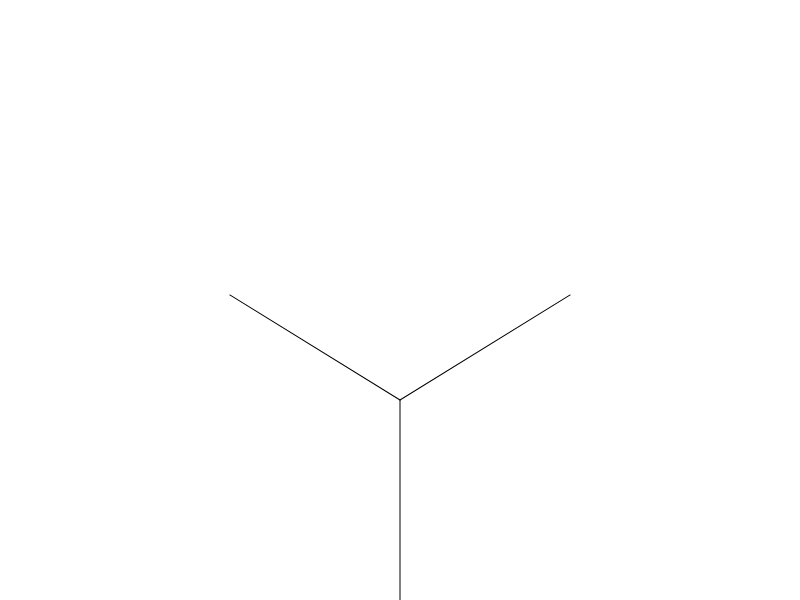
Frame 1 (no input)
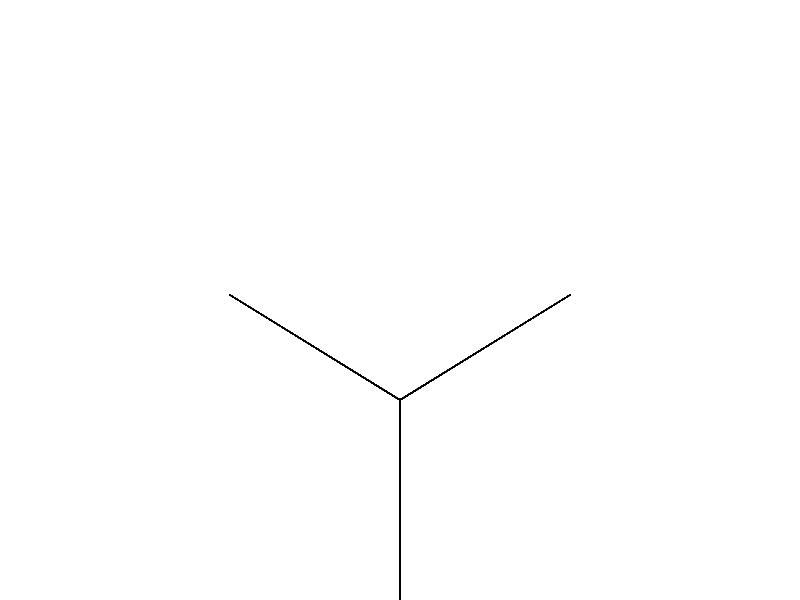
Frame 60 (no input)
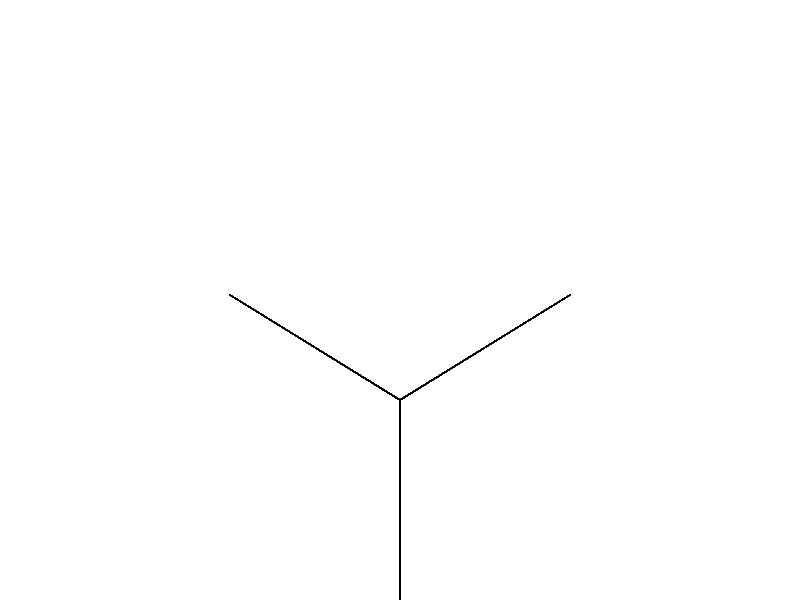
Frame 120 (the mouse pressed at the canvas centre since frame 60)

The p5.js sketch that drew these frames (run headless with seeded random() and noise() and a simulated clock; from frame 60 on, the mouse is pressed at the canvas centre):

// p5.js sketch
// ── sketch.js
function setup() {
  createCanvas(800, 600);
}

function draw() {
  //background(255);
  translate(width/2, height);
  line(0, 0, 0, -200);
  translate(0, -200);
  push();
  rotate(45);
  line(0, 0, 0, -200);
  pop();
  rotate(-45);
  line(0, 0, 0, -200);
}
